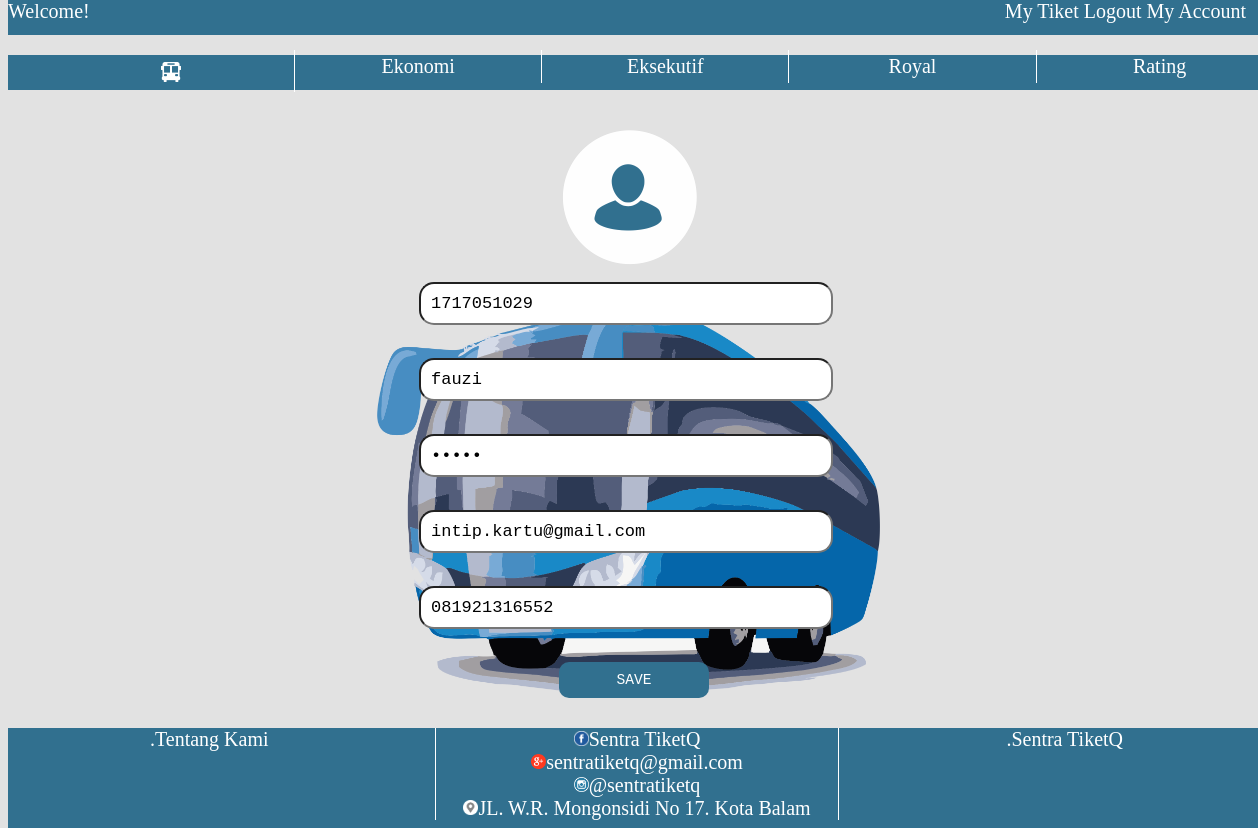
/pemweb1/user/biodata.php (signed in), run on the app's committed database.
### tables this page shows
CREATE TABLE `datapengguna` (
  `niknumber` int(16) NOT NULL,
  `userid` varchar(100) NOT NULL,
  `password` varchar(100) NOT NULL,
  `email` varchar(50) NOT NULL,
  `phone` varchar(20) NOT NULL,
  `level` char(9) NOT NULL
);

### pemweb1/funcions.php (called while the page is built, shortened)
<?php
$conn = mysqli_connect("localhost", "root","","pemweb");
function query($query){
	global $conn;
	$result_data = mysqli_query($conn, $query);
	$rows = [];
	while ( $row = mysqli_fetch_assoc($result_data) ){
		$rows[] = $row;
	}
	return $rows;
}
?>

### pemweb1/user/biodata.php (the view, shortened to what this page needs)
<?php
 require '../funcions.php';
 $datadiri = $_SESSION["user"];
$data = query("SELECT * FROM datapengguna WHERE userid ='$datadiri'")[0];
?>
<!DOCTYPE html>
<html>
<head>
	<link rel="stylesheet" type="text/css" href="../style.css">
</head>
<body>
	<div class="header">Welcome!
		<div class="login">
			<a href="mytiket.php" style="color: white">My Tiket</a>
			<a href="../logout.php" style="color: white">Logout</a>
			<a href="biodata.php" style="color: white">My Account</a>
		</div>
	</div>
	<div class= "menu">
	 	<ul>
	 		<li><a href="index.php"><img src="../css/busz.png" style="margin-top:7px;width:20px;height:20px"></a></li>
			<li><a href="booking.php">Ekonomi</a></li>
			<li><a href="#">Eksekutif</a></li>
			<li><a href="#">Royal</a></li>
			<li><a href="rating.php">Rating</a></li>
		</ul>
	</div>
	<div class="footer">
			<div class="left"><a>.Tentang Kami</a></div>
			<div class="right"><a>.Sentra TiketQ</a></div>
			<center>
			<div class="mid">
				<img src="../css/fb.png"><a>Sentra TiketQ</a><br>
				<img src="../css/gmail.png"><a>sentratiketq@gmail.com</a><br>
				<img src="../css/ig.png"><a>@sentratiketq</a><br>
				<img src="../css/maps.png"><a>JL. W.R. Mongonsidi No 17. Kota Balam</a>
			</center>
			</div>
	<div class="kotak_login">
		<center><img src="../css/user.png"></center>
	<form action="" method="post">
			<ul>
				<li><input type="int" name="niknumber" required value="<?= $data["niknumber"] ?>" class="form_login"></li>
			</ul>
			<ul>
				<li><input type="text" name="userid" value="<?= $data["userid"] ?>" class="form_login"></li>
			</ul>
			<ul>
				<li><input type="password" name="password" value="<?= $data["password"] ?>" class="form_login"></li>
			</ul>
			<ul>
				<li><input type="email" name="email" value="<?= $data["email"] ?>" class="form_login"></li>
			</ul>
			<ul>
				<li><input type="text" name="phone" value="<?= $data["phone"] ?>" class="form_login"></li>
			</ul>
		<center><button type="submit" name="submit" class="tombol_login">SAVE</button></center>
	</form>
	</div>
</body>
</html>

### pemweb1/style.css (style rules this page uses)
body { background-color: #E2E2E2; background-image: url(css/bus.png); background-repeat: no-repeat; background-size: 40%; background-position: 50% -30%; }
.header { background-color: #31708F; width: 100%; top: 0px; height: 35px; font-style: Smoolthan; color:white; font-size: 20px; position: absolute; }
.menu { background-color: #31708F; width: 100%; top: 55px; color: black; height: 35px; font-style: Smoolthan; color:white; font-size: 20px; position: absolute; }
.menu ul { width:100%; display:inline-block; }
.menu li { width:18.77%; padding:5px; display:inline-block; margin-top: -25px; list-style-type: none; float: left; border-right:1px solid #fff; text-align: center; }
.menu a { font-size:20px; font-family:Agency FB; color:#fff; }
.footer { background-color: #31708F; width: 100%; bottom: 0px; height: 100px; color:white; font-size: 20px; margin-bottom: 0px; position: absolute; }
.footer .left { float: left; text-align: center; width:32%; }
.footer .mid { border-left:1px solid #fff; border-right:1px solid #fff; width:32%; }
.footer .right { text-align: center; float: right; width:32%; }
.mid img { padding-top:3px; width:15px; height:15px; }
.footer a { font-size:20px; font-family:Agency FB; color:#fff; }
a { text-decoration: none; }

### pemweb1/user/biodata.php (style rules this page uses)
body { background-position: 50% 70%; }
.login { float: right; font-style: Smoolthan; font-size:20px; font-family:Agency FB; color:#fff; margin-right: 20px; }
li { font-family: monospace; font-size: 17px; font-style: bold; }
.kotak_login { font-family: monospace; width: 500px; margin: 100px auto; padding: 30px 20px; }
ul { list-style-type:none; }
.form_login { background-color: white; font-style: bold; font-family:monospace; border-radius: 15px; color: black; box-sizing : border-box; width: 90%; padding: 10px; font-size: 17px; margin-bottom: 20px; }
.tombol_login { font-family: monospace; border-radius: 20px; margin-left: 10px; background: #31708F; color: white; font-size: 11pt; width: 30%; border: none; border-radius: 10px; padding: 10px 20px; }

### data on the page
datapengguna: niknumber "1717051029", userid "fauzi", email "intip.kartu@gmail.com", phone "081921316552"
